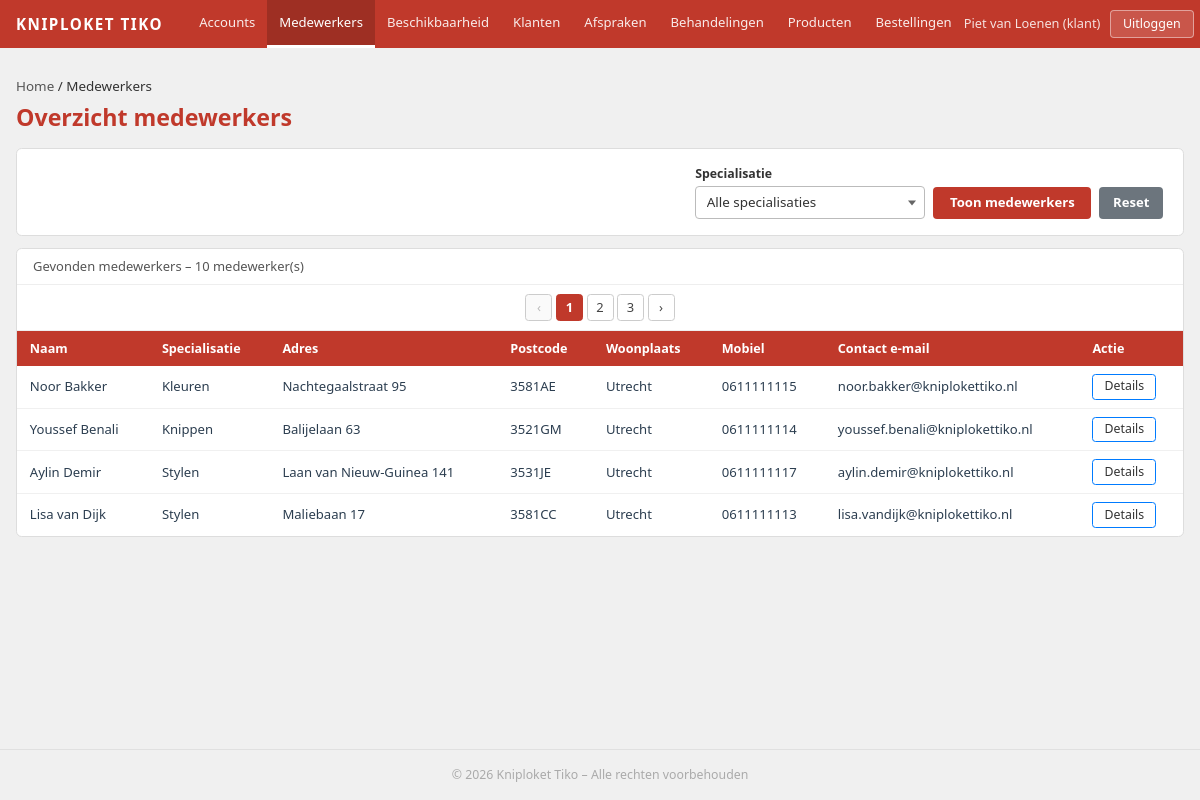
The page /medewerkers (signed in) on the database its author committed.
### tables this page shows
CREATE TABLE Medewerker (
    Id INT AUTO_INCREMENT PRIMARY KEY,
    UserId INT NOT NULL,
    Voornaam VARCHAR(100) NOT NULL,
    Tussenvoegsel VARCHAR(50) NULL DEFAULT NULL,
    Achternaam VARCHAR(100) NOT NULL,
    Specialisatie VARCHAR(100) NOT NULL,
    Geboortedatum DATE NOT NULL,
    IsActief BIT(1) NOT NULL DEFAULT 1,
    Opmerking VARCHAR(255) NULL DEFAULT NULL,
    DatumAangemaakt DATETIME(6) NOT NULL DEFAULT CURRENT_TIMESTAMP(6),
    DatumGewijzigd DATETIME(6) NOT NULL DEFAULT CURRENT_TIMESTAMP(6) ON UPDATE CURRENT_TIMESTAMP(6),
    CONSTRAINT fk_medewerker_user FOREIGN KEY (UserId) REFERENCES users(id) ON DELETE RESTRICT ON UPDATE CASCADE
);

CREATE TABLE Contact (
    Id INT AUTO_INCREMENT PRIMARY KEY,
    Straatnaam VARCHAR(255) NOT NULL,
    Huisnummer VARCHAR(20) NOT NULL,
    Toevoeging VARCHAR(20) NULL DEFAULT NULL,
    Postcode VARCHAR(10) NOT NULL,
    Plaats VARCHAR(100) NOT NULL,
    Email VARCHAR(255) NOT NULL,
    Mobiel VARCHAR(20) NOT NULL,
    IsActief BIT(1) NOT NULL DEFAULT 1,
    Opmerking VARCHAR(255) NULL DEFAULT NULL,
    DatumAangemaakt DATETIME(6) NOT NULL DEFAULT CURRENT_TIMESTAMP(6),
    DatumGewijzigd DATETIME(6) NOT NULL DEFAULT CURRENT_TIMESTAMP(6) ON UPDATE CURRENT_TIMESTAMP(6)
);

### app/core/Controller.php (called while the page is built, shortened)
<?php
abstract class Controller
{
    protected function view(string $view, array $data = [], string $layout = 'layouts/main'): void
    {
        $data['base'] = defined('BASE_URL') ? BASE_URL : '';
        extract($data, EXTR_SKIP);
        $viewBestand   = dirname(__DIR__) . '/views/' . $view . '.php';
        require $viewBestand;
    }
}

### app/controllers/MedewerkerController.php (called while the page is built, shortened)
<?php
class MedewerkerController extends Controller
{
    private MedewerkerModel $medewerkerModel;
    public function __construct()
    {
        $this->medewerkerModel = new MedewerkerModel();
    }
    public function index(): void
    {
        $gekozenSpecialisatie = trim($_GET['specialisatie'] ?? '');
        $filterActief         = $gekozenSpecialisatie !== '' && $gekozenSpecialisatie !== 'Alle specialisaties';
        $specialisatie        = $filterActief ? $gekozenSpecialisatie : null;
        $perPagina     = 4;
        $huidigePagina = max(1, (int)($_GET['pagina'] ?? 1));
        $totaalMedewerkers = $this->medewerkerModel->telMedewerkers($specialisatie);
        $totaalPaginas     = max(1, (int)ceil($totaalMedewerkers / $perPagina));
        $huidigePagina     = min($huidigePagina, $totaalPaginas);
        $offset            = ($huidigePagina - 1) * $perPagina;
        $medewerkers = $this->medewerkerModel->haalMedewerkersOp($specialisatie, $perPagina, $offset);
        $this->medewerkerModel->logTechnischeActie(
            'INFO',
            'MedewerkerController',
            'Medewerkers overzicht bekeken',
            json_encode([
                'specialisatie' => $specialisatie ?? 'alle',
                'pagina'        => $huidigePagina,
                'totaal'        => $totaalMedewerkers
            ])
        );
        $this->view('medewerkers/index', compact(
            'flash',
            'medewerkers',
            'huidigePagina',
            'totaalPaginas',
            'totaalMedewerkers',
            'gekozenSpecialisatie',
            'filterActief',
            'specialisaties',
            'geenResultaten'
        ));
    }
}

### app/core/Router.php (called while the page is built, shortened)
<?php
class Router
{
    private array  $routes    = [];
    public function __construct()
    {
        $this->routes  = require dirname(__DIR__) . '/config/routes.php';
    }
    public function dispatch(): void
    {
        $methode = $_SERVER['REQUEST_METHOD'];
        $uri     = $this->normaliseUri($_SERVER['REQUEST_URI'] ?? '/');
        $sleutel = $methode . ' ' . $uri;
        [$controllerNaam, $actie] = $this->routes[$sleutel];
        $controller = new $volledigeNaam();
        $controller->$actie();
    }
    private function normaliseUri(string $uri): string
    {
        $pad = parse_url($uri, PHP_URL_PATH) ?? '/';
        $pad = '/' . ltrim($pad, '/');
        if ($pad !== '/') {
            $pad = rtrim($pad, '/');
        }
        return $pad;
    }
}

### public/index.php (called while the page is built, shortened)
<?php
spl_autoload_register(function (string $klasse): void {
    $pad = dirname(__DIR__) . '/app/' . str_replace(
        ['App\\', '\\'],
        ['',      '/'],
        $klasse
    ) . '.php';
});
require_once dirname(__DIR__) . '/app/core/helpers.php';
$router = new Router();
$router->dispatch();

### app/core/helpers.php (called while the page is built)
<?php
function url(string $pad = '/'): string
{
    $base = defined('BASE_URL') ? BASE_URL : '';
    return $base . '/' . ltrim($pad, '/');
}

### app/config/database.php (called while the page is built)
<?php
return [
    'driver'   => 'mysql',
    'host'     => '127.0.0.1',
    'port'     => '3306',
    'database' => 'kniploket_tiko',
    'username' => 'root',
    'password' => '',
    'charset'  => 'utf8mb4',
    'options'  => [
        PDO::ATTR_ERRMODE            => PDO::ERRMODE_EXCEPTION,
        PDO::ATTR_DEFAULT_FETCH_MODE => PDO::FETCH_ASSOC,
        PDO::ATTR_EMULATE_PREPARES   => false,
    ],
];

### app/core/Database.php (called while the page is built, shortened)
<?php
class Database
{
    private static ?Database $instantie = null;
    private PDO $pdo;
    private function __construct()
    {
        $config = require dirname(__DIR__) . '/config/database.php';
        $dsn = sprintf(
            '%s:host=%s;port=%s;dbname=%s;charset=%s',
            $config['driver'],
            $config['host'],
            $config['port'],
            $config['database'],
            $config['charset']
        );
        try {
            $this->pdo = new PDO($dsn, $config['username'], $config['password'], $config['options']);
        } catch (PDOException $e) {
            $logger = new Logger();
            $logger->error('Databaseverbinding mislukt: ' . $e->getMessage());
            http_response_code(500);
            die('Databaseverbinding niet beschikbaar. Controleer de configuratie.');
        }
    }
    public static function getInstance(): Database
    {
        if (self::$instantie === null) {
            self::$instantie = new self();
        }
        return self::$instantie;
    }
    public function getPdo(): PDO
    {
        return $this->pdo;
    }
}

### app/core/Logger.php (called while the page is built, shortened)
<?php
class Logger
{
    public function __construct(string $logBestand = '')
    {
        if ($logBestand === '') {
            $logBestand = dirname(__DIR__, 2) . '/logs/app.log';
        }
        $this->logBestand = $logBestand;
        $dir = dirname($this->logBestand);
    }
    private function schrijf(string $niveau, string $bericht): void
    {
        $datum  = date('Y-m-d H:i:s');
        $regel  = "[{$datum}] [{$niveau}] {$bericht}" . PHP_EOL;
    }
}

### app/models/MedewerkerModel.php (called while the page is built, shortened)
<?php
class MedewerkerModel
{
    private PDO    $pdo;
    private Logger $logger;
    public function __construct()
    {
        $this->pdo    = Database::getInstance()->getPdo();
        $this->logger = new Logger();
    }
    public function haalMedewerkersOp(?string $specialisatie, int $perPagina, int $offset): array
    {
        try {
            $stmt = $this->pdo->prepare('CALL sp_GetMedewerkersMetContactGegevens(:specialisatie, :limit, :offset)');
            $stmt->bindValue(':specialisatie', $specialisatie,  PDO::PARAM_STR);
            $stmt->bindValue(':limit',         $perPagina,      PDO::PARAM_INT);
            $stmt->bindValue(':offset',        $offset,         PDO::PARAM_INT);
            $stmt->execute();
            $resultaten = $stmt->fetchAll(PDO::FETCH_ASSOC);
            $this->logger->info("MedewerkerModel::haalMedewerkersOp – specialisatie={$specialisatie}, limit={$perPagina}, offset={$offset}, gevonden=" . count($resultaten));
            return $resultaten;
        } catch (\PDOException $e) {
            $this->logger->error('MedewerkerModel::haalMedewerkersOp – ' . $e->getMessage());
            return [];
        }
    }
    public function telMedewerkers(?string $specialisatie): int
    {
        try {
            $stmt = $this->pdo->prepare('CALL sp_CountMedewerkersMetContactGegevens(:specialisatie)');
            $stmt->bindValue(':specialisatie', $specialisatie, PDO::PARAM_STR);
            $stmt->execute();
            $row = $stmt->fetch(PDO::FETCH_ASSOC);
            return (int)($row['TotaalMedewerkers'] ?? 0);
        } catch (\PDOException $e) {
            $this->logger->error('MedewerkerModel::telMedewerkers – ' . $e->getMessage());
            return 0;
        }
    }
}

### app/views/medewerkers/index.php (the view, shortened to what this page needs)
<?php
if (!function_exists('medewerkerUrl')) {
    function medewerkerUrl(int $pagina, string $specialisatie): string {
        $params = ['pagina' => $pagina];
        return url('/medewerkers?' . http_build_query($params));
    }
}
?>
<div class="mw-bc">
    <a href="<?= url('/dashboard') ?>">Home</a>
    <span> / Medewerkers</span>
</div>
<h1 class="mw-h1">Overzicht medewerkers</h1>
<form method="get" action="<?= url('/medewerkers') ?>">
    <div class="mw-filter-card">
        <div class="mw-filter-grp">
            <label for="specialisatie">Specialisatie</label>
            <div class="mw-select-wrap">
                <select id="specialisatie" name="specialisatie" class="mw-select">
                    <option value="Alle specialisaties"
                        <?= ($gekozenSpecialisatie === '' || $gekozenSpecialisatie === 'Alle specialisaties') ? 'selected' : '' ?>>
                        Alle specialisaties
                    </option>
                </select>
            </div>
        </div>
        <button type="submit" class="mw-btn-toon">Toon medewerkers</button>
        <a href="<?= url('/medewerkers') ?>" class="mw-btn-reset">Reset</a>
    </div>
</form>
<div class="mw-result-card">
    <div class="mw-count-bar">
        Gevonden medewerkers – <?= $totaalMedewerkers ?> medewerker(s)
    </div>
    <?php if ($totaalPaginas > 1): ?>
    <div class="mw-pagination">
        <?php if ($huidigePagina > 1): ?>
            <a href="<?= medewerkerUrl($huidigePagina - 1, $gekozenSpecialisatie) ?>">&#8249;</a>
        <?php else: ?>
            <span class="pg-disabled">&#8249;</span>
        <?php endif; ?>
        <?php for ($p = 1; $p <= $totaalPaginas; $p++): ?>
            <?php if ($p === $huidigePagina): ?>
                <span class="pg-active"><?= $p ?></span>
            <?php else: ?>
                <a href="<?= medewerkerUrl($p, $gekozenSpecialisatie) ?>"><?= $p ?></a>
            <?php endif; ?>
        <?php endfor; ?>
        <?php if ($huidigePagina < $totaalPaginas): ?>
            <a href="<?= medewerkerUrl($huidigePagina + 1, $gekozenSpecialisatie) ?>">&#8250;</a>
        <?php else: ?>
            <span class="pg-disabled">&#8250;</span>
        <?php endif; ?>
    </div>
    <?php endif; ?>
    <div class="mw-table-wrap">
    <table class="mw-table">
        <thead>
            <tr>
                <th>Naam</th>
                <th>Specialisatie</th>
                <th>Adres</th>
                <th>Postcode</th>
                <th>Woonplaats</th>
                <th>Mobiel</th>
                <th>Contact e-mail</th>
                <th>Actie</th>
            </tr>
        </thead>
        <tbody>
            <?php if (empty($medewerkers)): ?>
                <tr>
                    <td colspan="8" class="mw-empty">
                        <?php if ($geenResultaten): ?>
                            Er zijn geen medewerkers bekend met de geselecteerde specialisatie
                        <?php else: ?>
                            Geen medewerkers gevonden.
                        <?php endif; ?>
                    </td>
                </tr>
            <?php else: ?>
                <?php foreach ($medewerkers as $m):
                    $naam  = $m['Voornaam']
                           . ($m['Tussenvoegsel'] ? ' ' . $m['Tussenvoegsel'] : '')
                           . ' ' . $m['Achternaam'];
                    $adres = trim(
                        ($m['Straatnaam']  ?? '')
                        . ' ' . ($m['Huisnummer'] ?? '')
                        . ($m['Toevoeging'] ?? '')
                    );
                ?>
                <tr>
                    <td><?= htmlspecialchars($naam,                      ENT_QUOTES, 'UTF-8') ?></td>
                    <td><?= htmlspecialchars($m['Specialisatie'] ?? '',   ENT_QUOTES, 'UTF-8') ?></td>
                    <td><?= htmlspecialchars($adres,                      ENT_QUOTES, 'UTF-8') ?></td>
                    <td><?= htmlspecialchars($m['Postcode']      ?? '',   ENT_QUOTES, 'UTF-8') ?></td>
                    <td><?= htmlspecialchars($m['Plaats']        ?? '',   ENT_QUOTES, 'UTF-8') ?></td>
                    <td><?= htmlspecialchars($m['Mobiel']        ?? '',   ENT_QUOTES, 'UTF-8') ?></td>
                    <td><?= htmlspecialchars($m['ContactEmail']  ?? '',   ENT_QUOTES, 'UTF-8') ?></td>
                    <td>
                        <a href="<?= url('/medewerkers/detail?id=' . (int)$m['Id']) ?>" class="mw-btn-detail">Details</a>
                    </td>
                </tr>
                <?php endforeach; ?>
            <?php endif; ?>
        </tbody>
    </table>
    </div>
</div>

### rows shown on the page
medewerker: naam "Noor Bakker", Specialisatie "Kleuren", contact.Straatnaam+Huisnummer+Toevoeging "Nachtegaalstraat 95", contact.Postcode "3581AE", contact.Plaats "Utrecht", contact.Mobiel "0611111115", contact.Email "noor.bakker@kniplokettiko.nl"
medewerker: naam "Youssef Benali", Specialisatie "Knippen", contact.Straatnaam+Huisnummer+Toevoeging "Balijelaan 63", contact.Postcode "3521GM", contact.Plaats "Utrecht", contact.Mobiel "0611111114", contact.Email "youssef.benali@kniplokettiko.nl"
medewerker: naam "Aylin Demir", Specialisatie "Stylen", contact.Straatnaam+Huisnummer+Toevoeging "Laan van Nieuw-Guinea 141", contact.Postcode "3531JE", contact.Plaats "Utrecht", contact.Mobiel "0611111117", contact.Email "aylin.demir@kniplokettiko.nl"
medewerker: naam "Lisa van Dijk", Specialisatie "Stylen", contact.Straatnaam+Huisnummer+Toevoeging "Maliebaan 17", contact.Postcode "3581CC", contact.Plaats "Utrecht", contact.Mobiel "0611111113", contact.Email "lisa.vandijk@kniplokettiko.nl"

### other values the page prints
$label "Accounts"
$label "Medewerkers"
$label "Beschikbaarheid"
$label "Klanten"
$label "Afspraken"
$label "Behandelingen"
$label "Producten"
$label "Bestellingen"
$gebruikerNaam "Piet van Loenen"
$gebruikerRol "klant"
$totaalMedewerkers "10"
